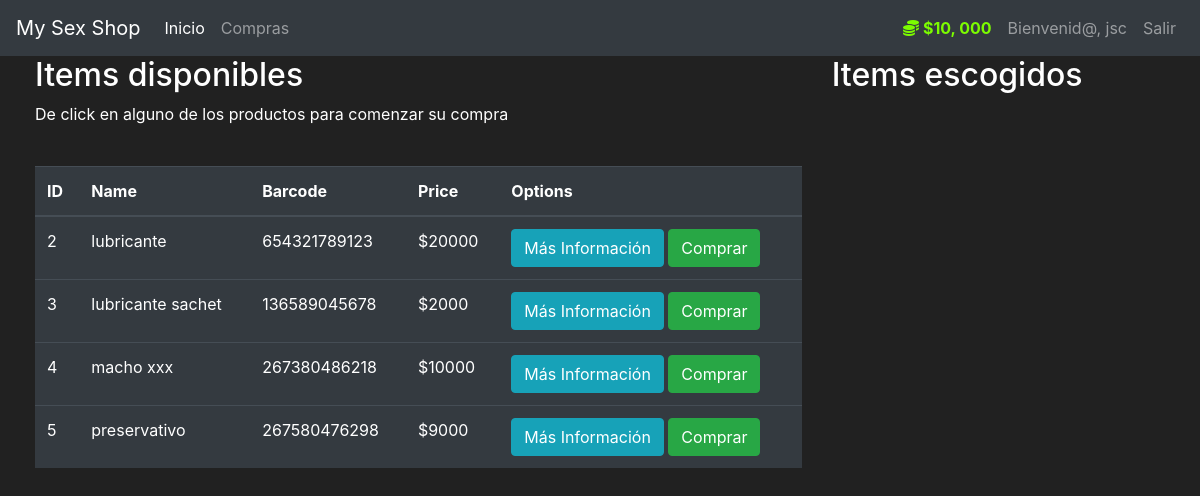
The app's page /market (signed in) with its own data.
### sexShop/models.py (models this page shows, shortened)
class User(db.Model, UserMixin):
    id = db.Column(db.Integer, primary_key=True)
    username = db.Column(db.String(length=30), nullable=False, unique=True)
    email_address = db.Column(db.String(length=50), nullable=False, unique=True)
    password_hash = db.Column(db.String(length=60), nullable=False)
    budget = db.Column(db.Integer(), nullable=False, default=10000)
    items = db.relationship('Item', backref='owned_user', lazy=True)
    @property
    def prettier_budget(self):
        if len(str(self.budget)) >= 4:
            return f'${str(self.budget)[:-3]}, {str(self.budget)[-3:]}'
        else:
            return f'${self.budget}'
    @property
    def password(self):
        return self.password

class Item(db.Model):
    id = db.Column(db.Integer, primary_key=True)
    name = db.Column(db.String(length=30), nullable=False, unique=True)
    price = db.Column(db.Integer, nullable=False)
    barcode = db.Column(db.String(length=12), nullable=False, unique=True)
    description = db.Column(db.String(length=1024), nullable=False, unique=True)
    owner = db.Column(db.Integer, db.ForeignKey('user.id'))

### sexShop/routes.py (the view, shortened to what this page needs)
@app.route('/market', methods=['GET', 'POST'])
@login_required
def market_page():
    purchase_form = PurchaseItemForm()
    if request.method == "GET":
        items = Item.query.filter_by(owner=None)
        return render_template('market.html', items=items, purchase_form=purchase_form)

### sexShop/models.py (called while the page is built)
@login_manager.user_loader
def load_user(user_id):
    return User.query.get(int(user_id))

### sexShop/templates/market.html (shortened to what this page needs)
{% extends 'base.html' %}
{% block content %}
<div class="row" style="margin-top:20x; margin-left:20px">
    <div class="col-8">
        <h2>Items disponibles</h2>
        <p>De click en alguno de los productos para comenzar su compra</p>
        <br>
        <table class="table table-hover table-dark">
            <thead>
                <tr>
                    <th scope="col">ID</th>
                    <th scope="col">Name</th>
                    <th scope="col">Barcode</th>
                    <th scope="col">Price</th>
                    <th scope="col">Options</th>
                </tr>
            </thead>
            <tbody>
                {% for item in items %}
                {% include 'includes/items_modals.html' %}
                <tr>
                    <td>{{ item.id }}</td>
                    <td>{{ item.name }}</td>
                    <td>{{ item.barcode }}</td>
                    <td>${{ item.price }}</td>
                    <td>
                        <button class="btn btn-outline btn-info" data-toggle="modal" data-target="#Modal-MoreInfo-{{ item.id }}">Más Información</button>
                        <button class="btn btn-outline btn-success" data-toggle="modal" data-target="#Modal-PurchaseConfirm-{{ item.id }}">Comprar</button>
                    </td>
                </tr>
                {% endfor %}
            </tbody>
        </table>
    </div>
    <div class="col-4">
        <h2>Items escogidos</h2>
    </div>
</div>
{% endblock %}

### sexShop/templates/base.html (shortened to what this page needs)
<!doctype html>
<html lang="en">
    <head>
        <link rel="stylesheet" href="https://cdn.jsdelivr.net/npm/bootstrap@4.5.3/dist/css/bootstrap.min.css">
    </head>
    <body>
        <nav class="navbar navbar-expand-md navbar-dark bg-dark">
            <a class="navbar-brand" href="#">My Sex Shop</a>
            <div class="collapse navbar-collapse" id="navbarNav">
                <ul class="navbar-nav mr-auto">
                    <li class="nav-item active">
                        <a class="nav-link" href="{{ url_for('home_page') }}">Inicio<span class="sr-only">(current)</span></a>
                    </li>
                    <li class="nav-item">
                        <a class="nav-link" href="{{ url_for('market_page') }}">Compras</a>
                    </li>
                </ul>
                {% if current_user.is_authenticated %}
                    <ul class="navbar-nav">
                        <li class="nav-item">
                            <a class="nav-link" style="color: lawngreen; font-weight: bold">
                                <i class="fas fa-coins"></i>
                                {{ current_user.prettier_budget }}
                            </a>
                        </li>
                        <li class="nav-item">
                            <a class="nav-link">Bienvenid@, {{ current_user.username }}</a>
                        </li>
                        <li class="nav-item">
                            <a class="nav-link" href="{{ url_for('logout_page') }}">Salir</a>
                        </li>
                    </ul>
                {% endif %}
            </div>
        </nav>
        {% block content %}
        {% endblock %}
   </body>
</html>

### sexShop/templates/includes/items_modals.html (shortened to what this page needs)
<div class="modal fade" id="Modal-PurchaseConfirm-{{ item.id }}" tabindex="-1" aria-labelledby="exampleModalLabel"
    aria-hidden="true">

### sexShop/templates/base.html (style rules this page uses)
body { background-color: #212121; color: white }

### records on screen
User: prettier_budget "$10, 000", username "jsc"
Item: id "2", name "lubricante", barcode "654321789123", price "20000"
Item: id "3", name "lubricante sachet", barcode "136589045678", price "2000"
Item: id "4", name "macho xxx", barcode "267380486218", price "10000"
Item: id "5", name "preservativo", barcode "267580476298", price "9000"
